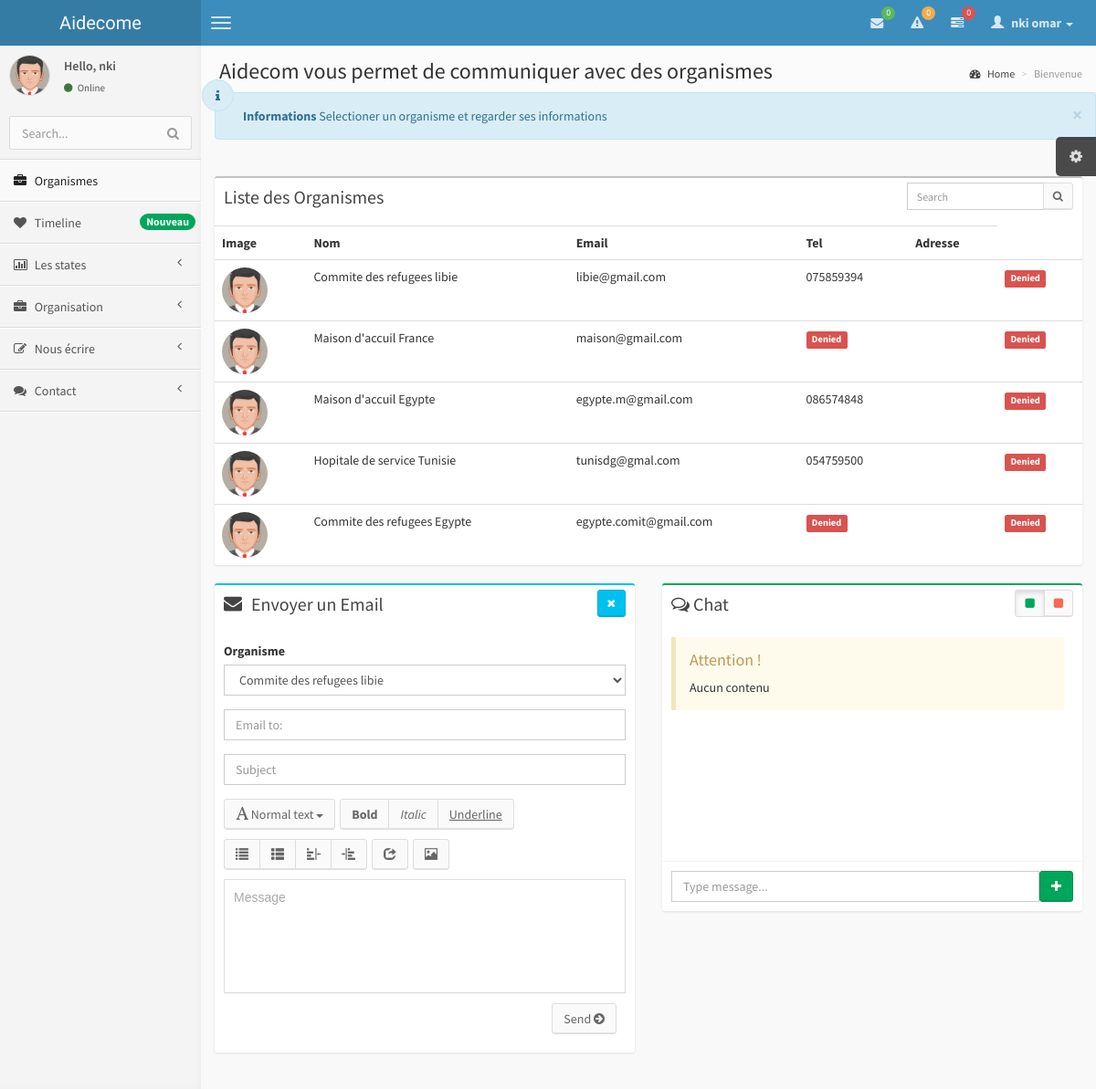
Screenshot of /Home/list.php?show=organisme (signed in) with the database file from the repository.
### tables this page shows
CREATE TABLE IF NOT EXISTS `accounts` (
  `id` text,
  `mail` text,
  `passe` text,
  `about` text,
  `full_name` text,
  `date` timestamp NULL DEFAULT CURRENT_TIMESTAMP,
  `ip` text,
  `grade` text,
  `url` text,
  `rt` text,
  `ban` int(11) DEFAULT NULL,
  `image` text,
  `isconnected` int(11) DEFAULT NULL,
  `used` int(11) DEFAULT NULL,
  `ref` text,
  `vote` decimal(65,0) DEFAULT NULL,
  `class` text,
  `ecole` text,
  `numero` text,
  `urlfb` text,
  `pays` text,
  `msgact` text,
  `statut` text,
  `datnais` text,
  `couverture` text,
  `lastst` text,
  `first_name` text,
  `last_name` text,
  `username` text
);

CREATE TABLE IF NOT EXISTS `aidecom_organismes` (
  `id` text,
  `name` text,
  `email` text,
  `tel` text,
  `adresse` text,
  `chef` text
);

### Modules/config.aidecom.php (called while the page is built, shortened)
<?php
$name  = "Aidecome" ;
$database_busapp = "aidecom";
$db_prefix = "aidecom_";
?>

### Modules/session.aidecom.php (called while the page is built, shortened)
<?php
if (!function_exists("GetSQLValueString")) {
function GetSQLValueString($theValue, $theType, $theDefinedValue = "", $theNotDefinedValue = "")
{
  $theValue = function_exists("mysql_real_escape_string") ? mysql_real_escape_string($theValue) : mysql_escape_string($theValue);
  switch ($theType) {
    case "text":
      $theValue = ($theValue != "") ? "'" . $theValue . "'" : "NULL";
      break;
  }
  return $theValue;
}
}
class session
{
    public function is_connected(){
        include("config.aidecom.php");
    }
}
class informations
{
    public function get_element($element){
        include("config.aidecom.php");
        $colname_user_info = "-1";
        if (isset($_SESSION['AIDECOM_USERNAME'])) {
             $colname_user_info = $_SESSION['AIDECOM_USERNAME'];
        }
        $query_user_info = sprintf("SELECT * FROM accounts WHERE mail = %s", GetSQLValueString($colname_user_info, "text"));
        $user_info = mysql_query($query_user_info, $busapp) or die(mysql_error());
        $row_user_info = mysql_fetch_assoc($user_info);
        return $row_user_info[$element] ;
    }
    public function return_id($get_info){
        include("config.aidecom.php");
        $colname_user_info = "-1";
        if (isset($_SESSION['AIDECOM_USERNAME'])) {
             $colname_user_info = $_SESSION['AIDECOM_USERNAME'];
        }
        $query_user_info = sprintf("SELECT * FROM accounts WHERE mail = %s", GetSQLValueString($colname_user_info, "text"));
        $user_info = mysql_query($query_user_info, $busapp) or die(mysql_error());
        $row_user_info = mysql_fetch_assoc($user_info);
        return $row_user_info['id'];
    }
}
?>

### Home/list.php (the view, shortened to what this page needs)
<?php
require_once("../modules/config.aidecom.php");
require_once("../modules/session.aidecom.php");
require_once("../modules/options.aidecom.php");
$get_info = new informations;
$options = new option;
?>
<!DOCTYPE html>
<html>
    <head>
        <link href="css/bootstrap.min.css" rel="stylesheet" type="text/css" />
        <link href="css/font-awesome.min.css" rel="stylesheet" type="text/css" />
        <link href="css/ionicons.min.css" rel="stylesheet" type="text/css" />
        <link href="css/morris/morris.css" rel="stylesheet" type="text/css" />
        <link href="css/jvectormap/jquery-jvectormap-1.2.2.css" rel="stylesheet" type="text/css" />
        <link href="css/fullcalendar/fullcalendar.css" rel="stylesheet" type="text/css" />
        <link href="css/daterangepicker/daterangepicker-bs3.css" rel="stylesheet" type="text/css" />
        <link href="css/bootstrap-wysihtml5/bootstrap3-wysihtml5.min.css" rel="stylesheet" type="text/css" />
        <link href="css/AdminLTE.css" rel="stylesheet" type="text/css" />
    </head>
    <body class="skin-blue">
        <header class="header">
            <a href="index.php" class="logo">
                <?php echo $name; ?>
            </a>
            <nav class="navbar navbar-static-top" role="navigation">
                <a href="#" class="navbar-btn sidebar-toggle" data-toggle="offcanvas" role="button">
                    <span class="icon-bar"></span>
                    <span class="icon-bar"></span>
                    <span class="icon-bar"></span>
                </a>
                <?php include("inc/notifbar.aidecom.php"); ?>
            </nav>
        </header>
        <div class="wrapper row-offcanvas row-offcanvas-left">
            <aside class="left-side sidebar-offcanvas">
                <section class="sidebar">
                    <div class="user-panel">
                        <div class="pull-left image">
                            <img src="img/avatar5.png" class="img-circle" alt="User Image" />
                        </div>
                        <div class="pull-left info">
                            <p>Hello, <?php echo $get_info->get_element("first_name"); ?></p>
                            <a href="#"><i class="fa fa-circle text-success"></i> Online</a>
                        </div>
                    </div>
                    <form action="#" method="get" class="sidebar-form">
                        <div class="input-group">
                            <input type="text" name="q" class="form-control" placeholder="Search..."/>
                            <span class="input-group-btn">
                                <button type='submit' name='seach' id='search-btn' class="btn btn-flat"><i class="fa fa-search"></i></button>
                            </span>
                        </div>
                    </form>
                    <?php  include("inc/menu.aidecom.php");  ?>
                </section>
            </aside>
            <aside class="right-side">
<section class="content-header">
    <h1>
        Aidecom vous permet de communiquer avec des organismes
    </h1>
    <ol class="breadcrumb">
        <li><a href="#"><i class="fa fa-dashboard"></i> Home</a></li>
        <li class="active">Bienvenue</li>
    </ol>
</section>
 <div class="alert alert-info alert-dismissable">
                                        <i class="fa fa-info"></i>
                                        <button type="button" class="close" data-dismiss="alert" aria-hidden="true">&times;</button>
                                        <b>Informations </b> Selectioner un organisme et regarder ses informations
</div>
<section class="content">
                    <div class="row">
                        <div class="col-xs-12 connectedSortable">
                             <?php
        switch($_GET['show']){
            case "organisme":
                $options->draw_tab();
                break;
        }
    ?>
                        </div>
                    </div>
                    <div class="row">
                        <section class="col-lg-6 connectedSortable">
                            <div class="box box-info">
                                <div class="box-header">
                                    <i class="fa fa-envelope"></i>
                                    <h3 class="box-title">Envoyer un Email</h3>
                                    <div class="pull-right box-tools">
                                        <button class="btn btn-info btn-sm" data-widget="remove" data-toggle="tooltip" title="Remove"><i class="fa fa-times"></i></button>
                                    </div>
                                </div>
                                <div class="box-body">
                                <?php
                                include("../modules/config.aidecom.php");
                                $maxRows_gsoc = 10;
                                $pageNum_gsoc = 0;
                                $startRow_gsoc = $pageNum_gsoc * $maxRows_gsoc;
                                $query_gsoc = "SELECT * FROM ". $db_prefix ."organismes";
                                $query_limit_gsoc = sprintf("%s LIMIT %d, %d", $query_gsoc, $startRow_gsoc, $maxRows_gsoc);
                                $gsoc = mysql_query($query_limit_gsoc, $busapp) or die(mysql_error());
                                $row_gsoc = mysql_fetch_assoc($gsoc);
                                 ?>
                                <div id="mail_form">
                                    <form  action="#" method="post">
                                        <div class="form-group">
                                            <label>Organisme</label>
                                            <select id ="select_organisme" class="form-control" onchange="draw_email(this)">
                                            <?php
                                            do{
                                             ?>
                                                <option id="<?php echo $row_gsoc['id']; ?>"><?php echo $row_gsoc['name']; ?></option>
                                            <?php }while($row_gsoc = mysql_fetch_assoc($gsoc)); ?>
                                            </select>
                                        </div>
                                        <div id="email_orga" class="form-group">
                                            <input id="email_orga" type="email" class="form-control" name="emailto" placeholder="Email to:"/>
                                        </div>
                                        <div class="form-group">
                                            <input id="subject" type="text" class="form-control" name="subject" placeholder="Subject"/>
                                        </div>
                                        <div>
                                        </div>
                                    </form>
                                </div>
                                <div id ="div_btn_send" class="box-footer clearfix">
                                    <button class="pull-right btn btn-default" id="sendEmail" onclick="send_mail(this)">Send <i class="fa fa-arrow-circle-right"></i></button>
                                </div>
                            </div>
                            </div>
                        </section>
                        <section class="col-lg-6 connectedSortable">
                            <?php include("chat.php"); ?>
                        </section>
                    </div>
                </section>
            </aside>
        </div>
    </body>
</html>

### Home/inc/notifbar.aidecom.php (shortened to what this page needs)
<?php
require_once("../modules/config.aidecom.php");
?>
<div class="navbar-right">
                    <ul class="nav navbar-nav">
                        <li class="dropdown messages-menu">
                            <a href="#" class="dropdown-toggle" data-toggle="dropdown">
                                <i class="fa fa-envelope"></i>
                                <span class="label label-success">0</span>
                            </a>
                        </li>
                        <li class="dropdown notifications-menu">
                            <a href="#" class="dropdown-toggle" data-toggle="dropdown">
                                <i class="fa fa-warning"></i>
                                <span class="label label-warning">0</span>
                            </a>
                        </li>
                        <li class="dropdown tasks-menu">
                            <a href="#" class="dropdown-toggle" data-toggle="dropdown">
                                <i class="fa fa-tasks"></i>
                                <span class="label label-danger">0</span>
                            </a>
                        </li>
                        <li class="dropdown user user-menu">
                            <a href="#" class="dropdown-toggle" data-toggle="dropdown">
                                <i class="glyphicon glyphicon-user"></i>
                                <span><?php echo $get_info->get_element("full_name"); ?> <i class="caret"></i></span>
                            </a>
                        </li>
                    </ul>
                </div>

### Modules/options.aidecom.php (shortened to what this page needs)
<?php
class option{
	public function draw_tab(){
        include("config.aidecom.php");
        $maxRows_gsoc = 10;
        $pageNum_gsoc = 0;
        $startRow_gsoc = $pageNum_gsoc * $maxRows_gsoc;
        $query_gsoc = "SELECT * FROM ". $db_prefix ."organismes";
        $query_limit_gsoc = sprintf("%s LIMIT %d, %d", $query_gsoc, $startRow_gsoc, $maxRows_gsoc);
        $gsoc = mysql_query($query_limit_gsoc, $busapp) or die(mysql_error());
        $row_gsoc = mysql_fetch_assoc($gsoc);
		echo '<div class="box">
                                <div class="box-header">
                                    <h3 class="box-title">Liste des Organismes</h3>
                                    <div class="box-tools">
                                        <div class="input-group">
                                            <input type="text" name="table_search" class="form-control input-sm pull-right" style="width: 150px;" placeholder="Search"/>
                                            <div class="input-group-btn">
                                                <button class="btn btn-sm btn-default"><i class="fa fa-search"></i></button>
                                            </div>
                                        </div>
                                    </div>
                                </div>
                                <div class="box-body table-responsive no-padding">
                                    <table class="table table-hover">
                                        <tr>
                                            <th>Image</th>
                                            <th>Nom</th>
                                            <th>Email</th>
                                            <th>Tel</th>
                                            <th>Adresse</th>
                                        </tr>';
                                    do{
                                    echo'    <tr>
                                            <td><img src="img/avatar5.png" class="img-circle" alt="User Image" width="50" height="50" /></td>
                                            <td>'. $this->draw_info($row_gsoc['name']) .'</td>
                                            <td>'. $this->draw_info($row_gsoc['email']) .'</td>
                                            <td>'. $this->draw_info($row_gsoc['tel']) .'</td>
                                            <td></td>
                                            <td>'. $this->draw_info($row_gsoc['adresse']) .'</td>
                                        </tr>';
                                    }while($row_gsoc = mysql_fetch_assoc($gsoc));
                                    echo '</table>
                                </div>
                            </div>';
	}
	public function draw_info($info){
		if($info == ""){
			return '<span class="label label-danger">Denied</span>';
		}else {
			return $info;
		}
	}
}
?>

### rows the page displays
accounts: full_name "nki omar", first_name "nki"
aidecom_organismes: name "Commite des refugees libie", email "libie@gmail.com", tel "075859394"
aidecom_organismes: name "Maison d'accuil France", email "maison@gmail.com"
aidecom_organismes: name "Maison d'accuil Egypte", email "egypte.m@gmail.com", tel "086574848"
aidecom_organismes: name "Hopitale de service Tunisie", email "tunisdg@gmal.com", tel "054759500"
aidecom_organismes: name "Commite des refugees Egypte", email "egypte.comit@gmail.com"

### other values shown
$name "Aidecome"
form field value "Commite des refugees libie"
